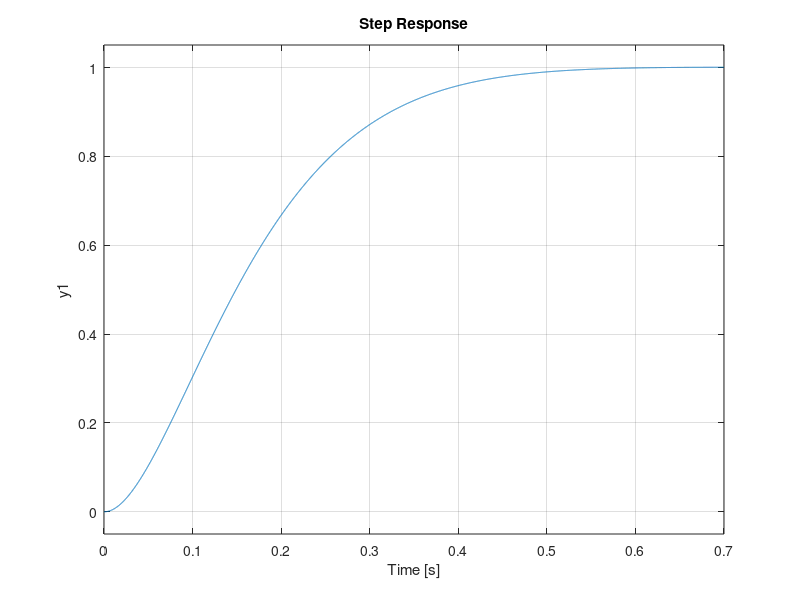
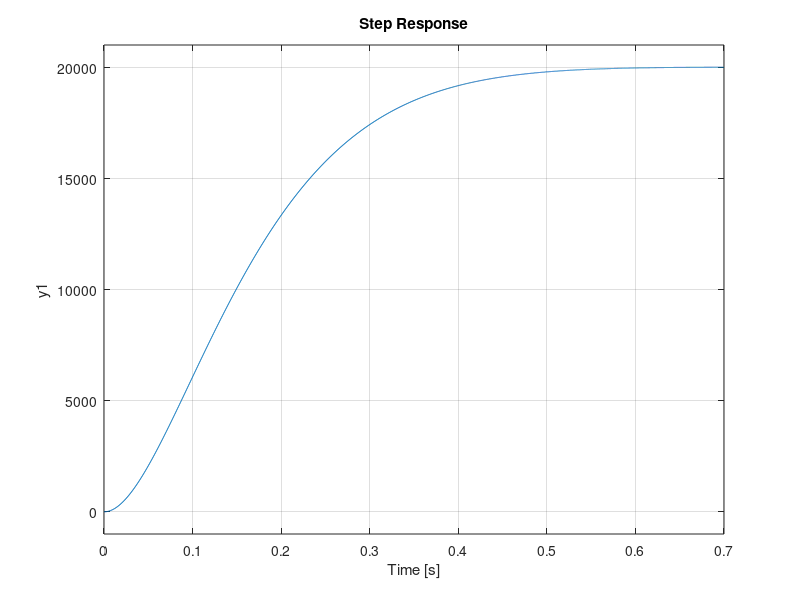

These figures' MATLAB source, in order:
%% Parameters
n = 16.5; % Tandwielverhouding
load('parameters_sys_id_2param_50V_20-01-19.mat');

%% State Space model

A = [-(bm*(n^2) + bg)/(Jm*(n^2) + Jg) Kt*n/(Jm*(n^2) + Jg); 
    -(n*Ke)/La -Ra/La];
B = [0; 
    1/La];
C = [1 0];
D = [0];

sysc = ss(A,B,C,D);

%% State space model met integrator

Aa = [-(bm*(n^2) + bg)/(Jm*(n^2) + Jg) Kt*n/(Jm*(n^2) + Jg) 0; 
    -(n*Ke)/La -Ra/La 0;
    1 0 0];
Ba = [0; 
    1/La;
    0];
Br = [0 ; 0; -1];
Ca = [1 0 0];
Da = [0];

sysci = ss(Aa,Ba,Ca,Da);

%% C2D

Tsc = 1/20000;

sysdi = c2d(sysci, Tsc);

Ad = sysdi.A;
Bd = sysdi.B;
Cd = sysdi.C;
Dd = sysdi.D;

%% Feedback constante berekenen met LQR

co = ctrb(sysci);
controllability = rank(co)

Q = Ca'*Ca;
Q(1,1) = 100;
Q(2,2) = 140;
Q(3,3) = 25000;
R = 80;
Kci = lqr(Aa,Ba,Q,R);
Kdi = dlqr(Ad,Bd,Q,R);

%% Integral
close all
sys_cl = ss(Aa-Ba*Kci,Br,Ca,Da);
step(sys_cl)

sys_cldd = c2d(sys_cl,Tsc);
eigD = eig(sys_cldd)

figure

sys_cld = ss(Ad-Bd*Kdi,Br,Cd,Dd,Tsc);
step(sys_cld)
eig(sys_cld)

%% Observer constante L
sys_clL = ss(A-B*Kci(1:2),B,C,D);
eigenVal = eig(sys_clL);
eigenVal = eigenVal*72.7;